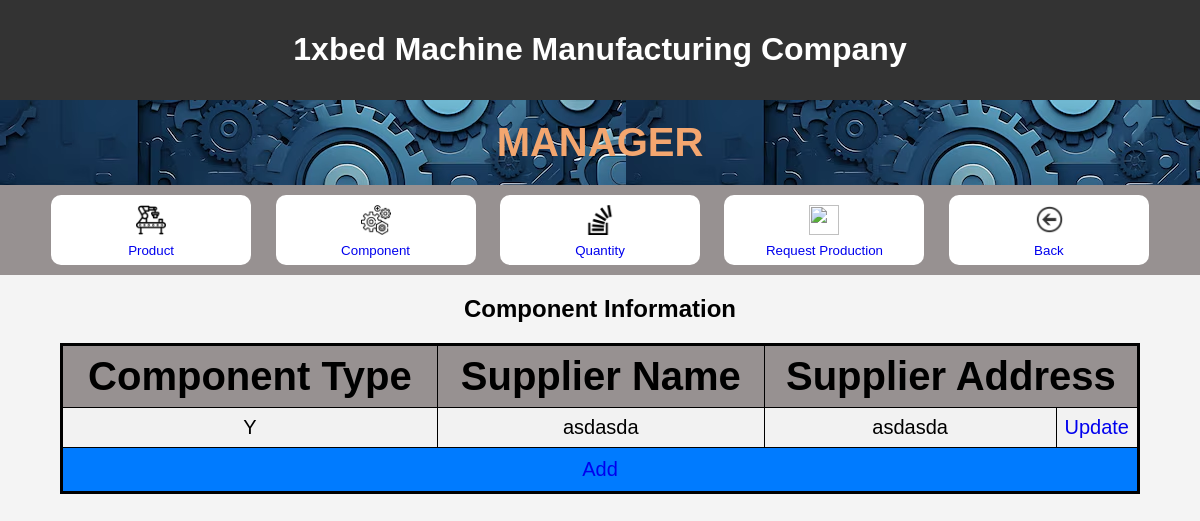
The page /manager/component on the database its author committed.
### myproject/models.py (models this page shows)
class Component(models.Model):
    component_type = models.CharField(max_length=100)
    supplier_name = models.CharField(max_length=100)
    supplier_address = models.CharField(max_length=100)

### myproject/views.py (the view)
# urls.py: path("manager/component", views.Component_.main, name="manager/component"),
    def main(request):
        list_component = Component.objects.all()
        context = {"list_component": list_component}
        return render(request, "myproject/component/main.html", context)

### myproject/templates/myproject/component/main.html (shortened to what this page needs)
<!DOCTYPE html>
<html lang="en">
<head>
    {% load static %}
    <link rel="stylesheet" href="{% static 'css/welcomepage.css' %}">
</head>
<body>
    <header>
        <h1>
            1xbed Machine Manufacturing Company
        </h1>
    </header>
    <div id = headerweb>
        <h1 id = welcome>
        MANAGER
        </h1>
    </div>
    <div id = link>
        <div>
    <button id = choice ><a
    href="product">
        <img id =icon src="{% static 'img/product.png' %}"
        width="50"
         >
        <br>
        Product
    </a></button>
    <button id = choice><a
        href="component">
            <img id =icon src="{% static 'img/component.png' %}"
             >
            <br>
            Component
    </a></button>
    <button id = choice><a
        href="quantity">
            <img id =icon src="{% static 'img/quantity.png' %}"
             >
            <br>
            Quantity
    </a></button>
    <button id = choice><a
        href="request_production">
            <img id =icon src="{% static 'img/checker.png' %}"
             >
            <br>
            Request Production
    </a></button>
    <button id = choice>
        <a
        href="{% url 'homepage' %}">
        <img id =icon src="{% static 'img/back.png' %}"
        width="50"
        >
        <br>
        Back
    </a> </button>
    </div>
</div>
<h2 > Component Information </h2>
<table border="1">
    <tr>
        <th>Component Type</th>
        <th>Supplier Name</th>
        <th colspan="2">Supplier Address</th>
    </tr>
{% for component in list_component %}
    <tr>
        <td>{{ component.component_type }}</td>
        <td>{{ component.supplier_name }}</td>
        <td>{{ component.supplier_address }}</td>
        <td width =5%><a href="component/{{ component.component_type }}/">{{"Update"}}</a></td>
    </tr>
{% endfor %}
<tr>
    <td id = add colspan="4">
        <a href="component/add" id="add" class="button">Add</a>
    </td>
</tr>
</table>
</body>
</html>

### myproject/static/css/welcomepage.css (style rules this page uses)
body { font-family: Arial, sans-serif; margin: 0; padding: 0; background-color: #f4f4f4; }
header { background-color: #333; color: #fff; padding: 10px 0; text-align: center; }
h1#welcome { background-image: url('logo.jpg'); font-size: 40px; margin: 0; padding: 20px 0; color: #f3a66f; text-align: center; font-style: bold; }
h2 { text-align: center; margin-bottom: 20px; color: black; }
button#choice { background-color: white; color: #fff; border: none; padding: 10px 20px; border-radius: 10px; cursor: pointer; position: center; width: 200px; height: 70px; margin: 10px; }
div#link { display: flex; justify-content: center; align-items: center; flex-wrap: wrap; background-color: #979191; height: 90px; }
table { width: 90%; border-collapse: collapse; background-color: #f2f2f2; font-size: 20px; border: 3px solid black; margin-top: 10px; margin: auto; }
td { border: 1px solid black; padding: 8px; text-align: center; }
td#add { background-color: #007bff; color: white; text-align: center; padding: 10px; height: 20px; }
a { display: inline-block; width: 100%; text-decoration: none; text-align: center; line-height: 20px; }
th { border: 1px solid black; padding: 8px; text-align: center; font-size: 40px; background-color: #979191; }
img#icon { width: 30px; height: 30px; }

### rows shown on the page
Component: component_type "Y", supplier_name "asdasda", supplier_address "asdasda", value "Update"
